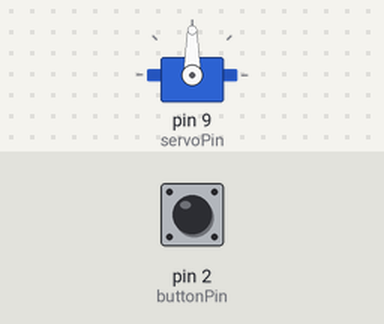
Bench run of a sketch on a simulated Arduino Uno, built with avr-gcc and run on an emulated ATmega328P. On the bench: servo. Inputs (shaded band) come from the test bench; at power-on: pin 2 (buttonPin) LOW.

Above: at 1.2 s.
1.3 s: pin 2 (buttonPin) pulled HIGH for 3.2 s
At 5.3 s:
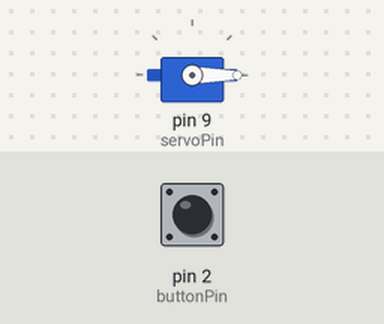
6.0 s: pin 2 (buttonPin) pulled HIGH for 0.15 s
At 6.6 s:
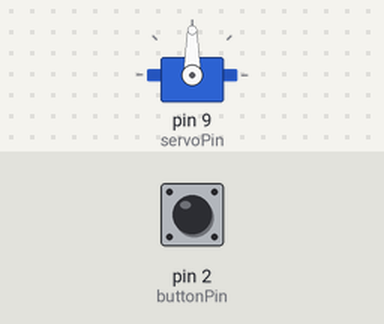
7.6 s: pin 2 (buttonPin) pulled HIGH for 1 s
At 9.0 s:
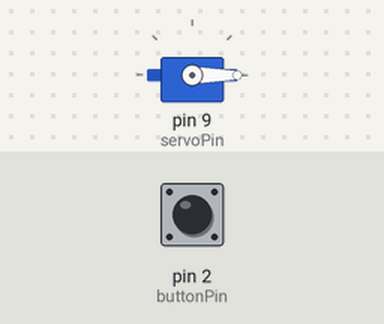
Timing chart, 0 to 10.6 s (numbered marks = the images above; inputs shaded):
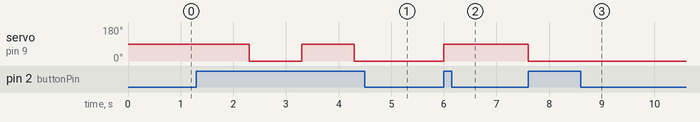

Measured:
- after the input at 1.3 s, servo on pin 9 (servoPin): 90° → 0° after 1.0 s, → 90° 1.0 s later, → 0° 1.0 s later
- after the input at 6.0 s, servo on pin 9 (servoPin): 0° → 90° at once
- after the input at 7.6 s, servo on pin 9 (servoPin): 90° → 0° at once

The sketch:

homework1.ino
```cpp
// a simple sketch for toggle button state
// to controll servo output

#include <Servo.h>

Servo myservo;

const int buttonPin = 2;     // the number of the pushbutton pin
const int servoPin =  9;      // the number of the LED pin

// variables will change:
int buttonState;         // variable for reading the pushbutton status
int prevState = 0;         // variable for reading the previous pushbutton status

void setup() {
  myservo.attach(servoPin);
  // initialize the pushbutton pin as an input:
  pinMode(buttonPin, INPUT);
}

void loop() {
  // read the state of the pushbutton value:
  buttonState = digitalRead(buttonPin);

  if (buttonState == HIGH) {
    if (prevState) {
     myservo.write(0);
     delay(1000);
    }
    else {
      myservo.write(90);
      delay(1000);
    }

    prevState = !prevState;
  }

  //prevState = buttonState;

//  if (buttonState != prevState) {
//    myservo.write(0);
//    buttonState != prevState;
//    prevState = buttonState;
//  }
//  else {
//    myservo.write(90);
//  }
}
```
